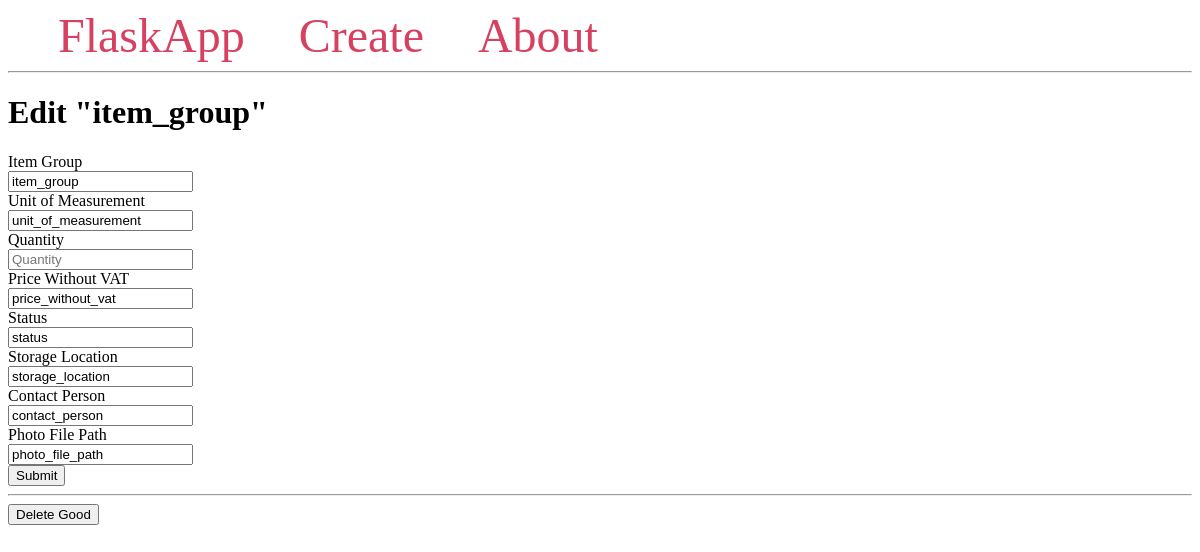
Page /1/edit/ on the committed database.
### tables this page shows
CREATE TABLE Items (
    ItemID INTEGER PRIMARY KEY,
    ItemGroup VARCHAR(255) NOT NULL,
    UnitOfMeasurement VARCHAR(255) NOT NULL,
    Quantity INTEGER NOT NULL,
    PriceWithoutVAT DECIMAL(10, 2) NOT NULL,
    Status VARCHAR(255) NOT NULL,
    StorageLocation VARCHAR(255),
    ContactPerson TEXT,
    PhotoFilePath VARCHAR(255)
);

### app.py (the view, shortened to what this page needs)
@app.route('/<int:id>/edit/', methods=('GET', 'POST'))
def edit_item(id):
    item = get_item(id)
    return render_template('edit.html', item=item)

### app.py (called while the page is built)
def get_db_connection():
    conn = sqlite3.connect('db/database.db')
    conn.row_factory = sqlite3.Row
    return conn

def get_item(good_id):
    conn = get_db_connection()
    good = conn.execute('SELECT * FROM Items WHERE ItemID = ?',
                        (good_id,)).fetchone()
    conn.close()
    if good is None:
        abort(404)
    return good

### templates/edit.html
{% extends 'base.html' %}
{% block content %}
    <h1>{% block title %} Edit "{{ item['ItemGroup'] }}" {% endblock %}</h1>
    <form method="post">
        <label for="ItemGroup">Item Group</label>
        <br>
        <input type="text" name="item_group"
               placeholder="Item group"
               value="{{ request.form['item_group'] or item['ItemGroup'] }}"></input>
        <br>
        <label for="UnitOfMeasurement">Unit of Measurement</label>
        <br>
        <input type="text" name="unit_of_measurement"
               placeholder="Unit of measurement"
               value="{{ request.form['unit_of_measurement'] or item['UnitOfMeasurement'] }}"></input>
        <br>
        <label for="Quantity">Quantity</label>
        <br>
        <input type="number" name="quantity"
               placeholder="Quantity"
               value="{{ request.form['quantity'] or item['Quantity'] }}"></input>
        <br>
        <label for="price_without_vat">Price Without VAT</label>
        <br>
        <input type="text" name="price_without_vat"
               placeholder="PriceWithoutVat"
               value="{{ request.form['price_without_vat'] or item['PriceWithoutVAT'] }}"></input>
        <br>
        <label for="Status">Status</label>
        <br>
        <input type="text" name="status"
               placeholder="Status"
               value="{{ request.form['status'] or item['Status'] }}"></input>
        <br>
        <label for="StorageLocation">Storage Location</label>
        <br>
        <input type="text" name="storage_location"
               placeholder="StorageLocation"
               value="{{ request.form['storage_location'] or item['StorageLocation'] }}"></input>
        <br>
        <label for="ContactPerson">Contact Person</label>
        <br>
        <input type="text" name="contact_person"
               placeholder="ContactPerson"
               value="{{ request.form['contact_person'] or item['ContactPerson'] }}"></input>
        <br>
        <label for="PhotoFilePath">Photo File Path</label>
        <br>
        <input type="text" name="photo_file_path"
               placeholder="Photo file path"
               value="{{ request.form['photo_file_path'] or item['PhotoFilePath'] }}"></input>
        <br>
        <button type="submit">Submit</button>
        <hr>
        <form action="{{ url_for('delete', id=item['ItemID']) }}" method="POST">
        <input type="submit" value="Delete Good"
                onclick="return confirm('Are you sure you want to delete this good?')">
       </form>
    </form>
{% endblock %}

### rows in the picture
Items: ItemGroup "item_group", item_group "item_group", unit_of_measurement "unit_of_measurement", price_without_vat "price_without_vat", status "status", storage_location "storage_location", contact_person "contact_person", photo_file_path "photo_file_path"
